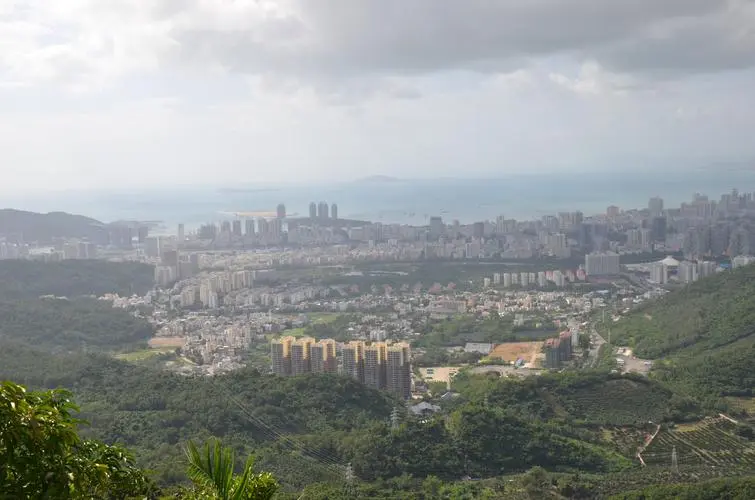
#> input picture city.jpg, 755 x 500 px
$ python adaptive_thresholding.py --image city.jpg
#> lines starting #> are read from the running program, lines starting #| are printed output that depends on the picture; after the words box and inside, x2 and y2 are one past the last pixel; in counts of white or black regions, pixels touching at a corner belong together
import numpy as np
import argparse
import cv2

ap = argparse.ArgumentParser()
ap.add_argument("-i", "--image", required=True, help = "Path to the image")
args = vars(ap.parse_args())

image = cv2.imread(args["image"])
#> image is the input picture: shape (500, 755, 3); mean B, G, R 149.4, 150.9, 146.2
image = cv2.cvtColor(image, cv2.COLOR_BGR2GRAY)
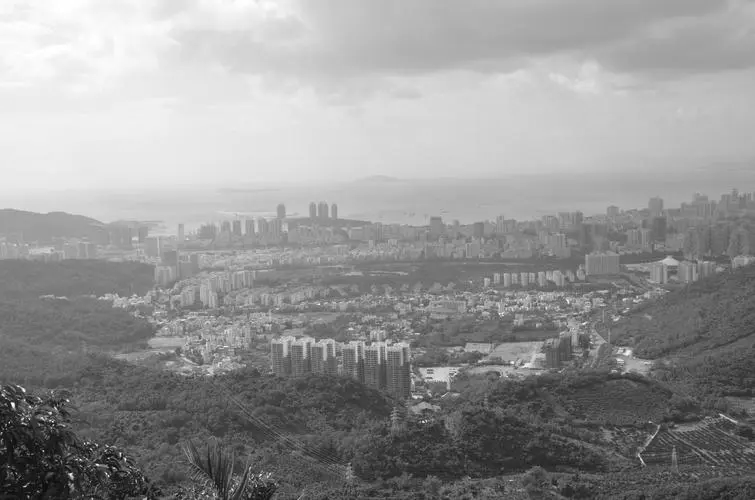
#> image: shape (500, 755); min 2, max 255, mean 149.4
blurred = cv2.GaussianBlur(image, (5,5), 0)
cv2.imshow("Image", image)

thresh = cv2.adaptiveThreshold(blurred, 255, cv2.ADAPTIVE_THRESH_MEAN_C, cv2.THRESH_BINARY_INV, 11, 4)
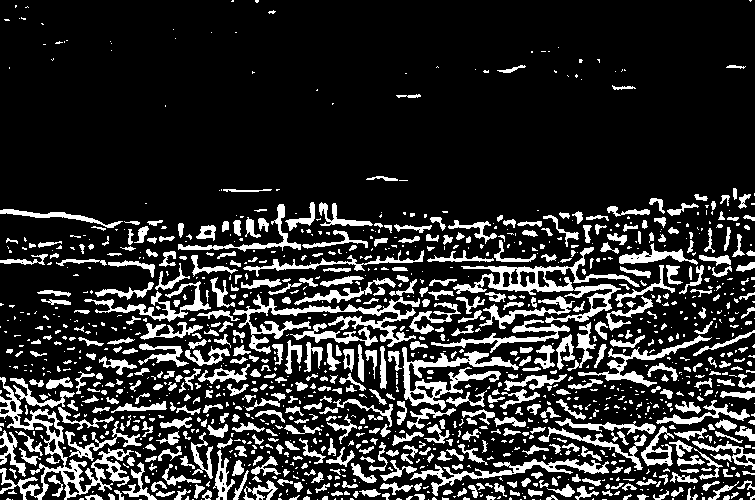
#> thresh: shape (500, 755); 18.2% white; 1265 white regions (738 under 20 px), largest, box (x1, y1, x2, y2) and area: (0, 377, 134, 500) 2914, (453, 247, 640, 323) 2653, (233, 294, 420, 354) 2446
cv2.imshow("Mean Thresh", thresh)

thresh = cv2.adaptiveThreshold(blurred, 255, cv2.ADAPTIVE_THRESH_GAUSSIAN_C, cv2.THRESH_BINARY_INV, 15, 3)
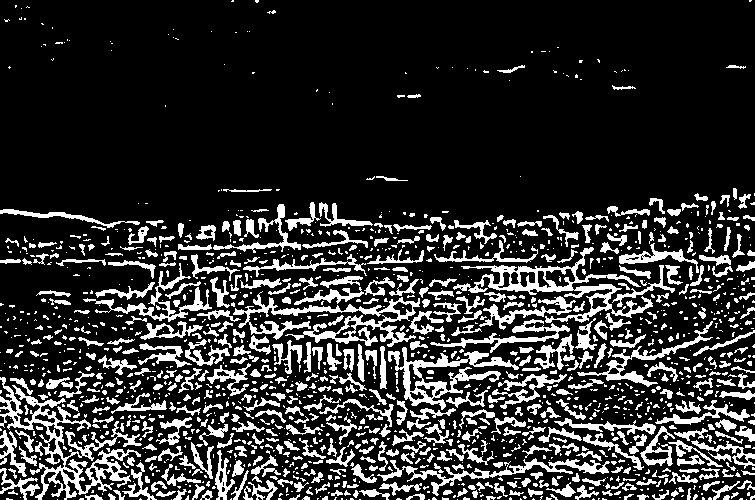
#> thresh: shape (500, 755); 18.8% white; 1521 white regions (966 under 20 px), largest, box (x1, y1, x2, y2) and area: (0, 377, 142, 500) 3922, (453, 247, 653, 323) 2875, (233, 291, 420, 347) 2831
cv2.imshow("Gaussian Thresh", thresh)
cv2.waitKey(0)
